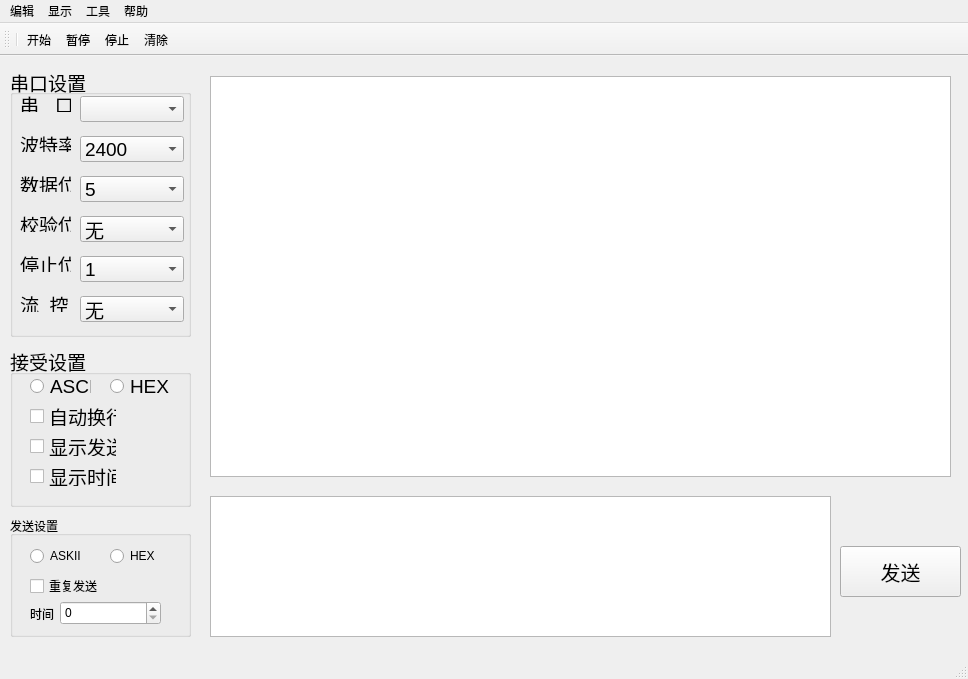
<?xml version="1.0" encoding="UTF-8"?>
<ui version="4.0">
 <class>MainWindow</class>
 <widget class="QMainWindow" name="MainWindow">
  <property name="geometry">
   <rect>
    <x>0</x>
    <y>0</y>
    <width>968</width>
    <height>679</height>
   </rect>
  </property>
  <property name="windowTitle">
   <string>串口通信</string>
  </property>
  <widget class="QWidget" name="centralwidget">
   <widget class="QGroupBox" name="groupBox">
    <property name="geometry">
     <rect>
      <x>10</x>
      <y>10</y>
      <width>181</width>
      <height>271</height>
     </rect>
    </property>
    <property name="font">
     <font>
      <pointsize>14</pointsize>
     </font>
    </property>
    <property name="title">
     <string>串口设置</string>
    </property>
    <property name="alignment">
     <set>Qt::AlignLeading|Qt::AlignLeft|Qt::AlignVCenter</set>
    </property>
    <widget class="QLabel" name="label">
     <property name="geometry">
      <rect>
       <x>10</x>
       <y>30</y>
       <width>51</width>
       <height>16</height>
      </rect>
     </property>
     <property name="text">
      <string>串   口</string>
     </property>
    </widget>
    <widget class="QComboBox" name="comboBox_ck">
     <property name="geometry">
      <rect>
       <x>70</x>
       <y>30</y>
       <width>104</width>
       <height>26</height>
      </rect>
     </property>
     <property name="accessibleName">
      <string/>
     </property>
     <property name="layoutDirection">
      <enum>Qt::LeftToRight</enum>
     </property>
     <property name="currentText">
      <string/>
     </property>
     <property name="sizeAdjustPolicy">
      <enum>QComboBox::AdjustToMinimumContentsLengthWithIcon</enum>
     </property>
    </widget>
    <widget class="QComboBox" name="comboBox_btl">
     <property name="geometry">
      <rect>
       <x>70</x>
       <y>70</y>
       <width>104</width>
       <height>26</height>
      </rect>
     </property>
     <item>
      <property name="text">
       <string>2400</string>
      </property>
     </item>
     <item>
      <property name="text">
       <string>4800</string>
      </property>
     </item>
     <item>
      <property name="text">
       <string>9600</string>
      </property>
     </item>
     <item>
      <property name="text">
       <string>19200</string>
      </property>
     </item>
     <item>
      <property name="text">
       <string>38400</string>
      </property>
     </item>
     <item>
      <property name="text">
       <string>57600</string>
      </property>
     </item>
     <item>
      <property name="text">
       <string>115200</string>
      </property>
     </item>
     <item>
      <property name="text">
       <string>256000</string>
      </property>
     </item>
     <item>
      <property name="text">
       <string>921600</string>
      </property>
     </item>
    </widget>
    <widget class="QLabel" name="label_2">
     <property name="geometry">
      <rect>
       <x>10</x>
       <y>70</y>
       <width>51</width>
       <height>16</height>
      </rect>
     </property>
     <property name="text">
      <string>波特率</string>
     </property>
    </widget>
    <widget class="QComboBox" name="comboBox_sjw">
     <property name="geometry">
      <rect>
       <x>70</x>
       <y>110</y>
       <width>104</width>
       <height>26</height>
      </rect>
     </property>
     <item>
      <property name="text">
       <string>5</string>
      </property>
     </item>
     <item>
      <property name="text">
       <string>6</string>
      </property>
     </item>
     <item>
      <property name="text">
       <string>7</string>
      </property>
     </item>
     <item>
      <property name="text">
       <string>8</string>
      </property>
     </item>
    </widget>
    <widget class="QLabel" name="label_3">
     <property name="geometry">
      <rect>
       <x>10</x>
       <y>110</y>
       <width>51</width>
       <height>16</height>
      </rect>
     </property>
     <property name="text">
      <string>数据位</string>
     </property>
    </widget>
    <widget class="QComboBox" name="comboBox_tzw">
     <property name="geometry">
      <rect>
       <x>70</x>
       <y>190</y>
       <width>104</width>
       <height>26</height>
      </rect>
     </property>
     <item>
      <property name="text">
       <string>1</string>
      </property>
     </item>
     <item>
      <property name="text">
       <string>1.5</string>
      </property>
     </item>
     <item>
      <property name="text">
       <string>2</string>
      </property>
     </item>
    </widget>
    <widget class="QLabel" name="label_4">
     <property name="geometry">
      <rect>
       <x>10</x>
       <y>190</y>
       <width>51</width>
       <height>16</height>
      </rect>
     </property>
     <property name="text">
      <string>停止位</string>
     </property>
    </widget>
    <widget class="QComboBox" name="comboBox_jyw">
     <property name="geometry">
      <rect>
       <x>70</x>
       <y>150</y>
       <width>104</width>
       <height>26</height>
      </rect>
     </property>
     <item>
      <property name="text">
       <string>无</string>
      </property>
     </item>
     <item>
      <property name="text">
       <string>奇校验</string>
      </property>
     </item>
     <item>
      <property name="text">
       <string>偶校验</string>
      </property>
     </item>
    </widget>
    <widget class="QLabel" name="label_5">
     <property name="geometry">
      <rect>
       <x>10</x>
       <y>150</y>
       <width>51</width>
       <height>16</height>
      </rect>
     </property>
     <property name="text">
      <string>校验位</string>
     </property>
    </widget>
    <widget class="QComboBox" name="comboBox_lk">
     <property name="geometry">
      <rect>
       <x>70</x>
       <y>230</y>
       <width>104</width>
       <height>26</height>
      </rect>
     </property>
     <item>
      <property name="text">
       <string>无</string>
      </property>
     </item>
     <item>
      <property name="text">
       <string>CTS/RTS</string>
      </property>
     </item>
     <item>
      <property name="text">
       <string>XON/XOFF</string>
      </property>
     </item>
    </widget>
    <widget class="QLabel" name="label_6">
     <property name="geometry">
      <rect>
       <x>10</x>
       <y>230</y>
       <width>51</width>
       <height>16</height>
      </rect>
     </property>
     <property name="text">
      <string>流  控</string>
     </property>
    </widget>
   </widget>
   <widget class="QGroupBox" name="groupBox_2">
    <property name="geometry">
     <rect>
      <x>10</x>
      <y>290</y>
      <width>181</width>
      <height>161</height>
     </rect>
    </property>
    <property name="font">
     <font>
      <pointsize>14</pointsize>
     </font>
    </property>
    <property name="title">
     <string>接受设置</string>
    </property>
    <widget class="QRadioButton" name="radioButton">
     <property name="geometry">
      <rect>
       <x>20</x>
       <y>30</y>
       <width>61</width>
       <height>20</height>
      </rect>
     </property>
     <property name="text">
      <string>ASCII</string>
     </property>
    </widget>
    <widget class="QRadioButton" name="radioButton_2">
     <property name="geometry">
      <rect>
       <x>100</x>
       <y>30</y>
       <width>71</width>
       <height>20</height>
      </rect>
     </property>
     <property name="text">
      <string>HEX</string>
     </property>
    </widget>
    <widget class="QCheckBox" name="checkBox">
     <property name="geometry">
      <rect>
       <x>20</x>
       <y>60</y>
       <width>87</width>
       <height>20</height>
      </rect>
     </property>
     <property name="text">
      <string>自动换行</string>
     </property>
    </widget>
    <widget class="QCheckBox" name="checkBox_2">
     <property name="geometry">
      <rect>
       <x>20</x>
       <y>90</y>
       <width>87</width>
       <height>20</height>
      </rect>
     </property>
     <property name="text">
      <string>显示发送</string>
     </property>
    </widget>
    <widget class="QCheckBox" name="checkBox_3">
     <property name="geometry">
      <rect>
       <x>20</x>
       <y>120</y>
       <width>87</width>
       <height>20</height>
      </rect>
     </property>
     <property name="text">
      <string>显示时间</string>
     </property>
    </widget>
   </widget>
   <widget class="QGroupBox" name="groupBox_3">
    <property name="geometry">
     <rect>
      <x>10</x>
      <y>460</y>
      <width>181</width>
      <height>121</height>
     </rect>
    </property>
    <property name="title">
     <string>发送设置</string>
    </property>
    <widget class="QRadioButton" name="radioButton_3">
     <property name="geometry">
      <rect>
       <x>20</x>
       <y>30</y>
       <width>61</width>
       <height>20</height>
      </rect>
     </property>
     <property name="text">
      <string>ASKII</string>
     </property>
    </widget>
    <widget class="QRadioButton" name="radioButton_4">
     <property name="geometry">
      <rect>
       <x>100</x>
       <y>30</y>
       <width>61</width>
       <height>20</height>
      </rect>
     </property>
     <property name="text">
      <string>HEX</string>
     </property>
    </widget>
    <widget class="QCheckBox" name="checkBox_4">
     <property name="geometry">
      <rect>
       <x>20</x>
       <y>60</y>
       <width>87</width>
       <height>20</height>
      </rect>
     </property>
     <property name="text">
      <string>重复发送</string>
     </property>
    </widget>
    <widget class="QLabel" name="label_7">
     <property name="geometry">
      <rect>
       <x>20</x>
       <y>90</y>
       <width>41</width>
       <height>16</height>
      </rect>
     </property>
     <property name="text">
      <string>时间</string>
     </property>
    </widget>
    <widget class="QSpinBox" name="spinBox">
     <property name="geometry">
      <rect>
       <x>50</x>
       <y>85</y>
       <width>101</width>
       <height>24</height>
      </rect>
     </property>
    </widget>
   </widget>
   <widget class="QTextBrowser" name="textBrowser">
    <property name="geometry">
     <rect>
      <x>210</x>
      <y>20</y>
      <width>741</width>
      <height>401</height>
     </rect>
    </property>
   </widget>
   <widget class="QPushButton" name="pushButton">
    <property name="geometry">
     <rect>
      <x>840</x>
      <y>490</y>
      <width>121</width>
      <height>51</height>
     </rect>
    </property>
    <property name="font">
     <font>
      <pointsize>15</pointsize>
     </font>
    </property>
    <property name="text">
     <string>发送</string>
    </property>
   </widget>
   <widget class="QTextEdit" name="textEdit">
    <property name="geometry">
     <rect>
      <x>210</x>
      <y>440</y>
      <width>621</width>
      <height>141</height>
     </rect>
    </property>
    <property name="styleSheet">
     <string notr="true">border-color: rgb(0, 255, 248);</string>
    </property>
   </widget>
  </widget>
  <widget class="QMenuBar" name="menubar">
   <property name="geometry">
    <rect>
     <x>0</x>
     <y>0</y>
     <width>968</width>
     <height>24</height>
    </rect>
   </property>
   <widget class="QMenu" name="menu">
    <property name="title">
     <string>编辑</string>
    </property>
    <addaction name="action_start"/>
    <addaction name="action_puase"/>
    <addaction name="action_stop"/>
    <addaction name="action_clear"/>
   </widget>
   <widget class="QMenu" name="menu_2">
    <property name="title">
     <string>显示</string>
    </property>
   </widget>
   <widget class="QMenu" name="menu_3">
    <property name="title">
     <string>工具</string>
    </property>
   </widget>
   <widget class="QMenu" name="menu_4">
    <property name="title">
     <string>帮助</string>
    </property>
   </widget>
   <addaction name="menu"/>
   <addaction name="menu_2"/>
   <addaction name="menu_3"/>
   <addaction name="menu_4"/>
  </widget>
  <widget class="QStatusBar" name="statusbar"/>
  <widget class="QToolBar" name="toolBar">
   <property name="windowTitle">
    <string>toolBar</string>
   </property>
   <attribute name="toolBarArea">
    <enum>TopToolBarArea</enum>
   </attribute>
   <attribute name="toolBarBreak">
    <bool>false</bool>
   </attribute>
   <addaction name="separator"/>
   <addaction name="action_start"/>
   <addaction name="action_puase"/>
   <addaction name="action_stop"/>
   <addaction name="action_clear"/>
  </widget>
  <action name="action_start">
   <property name="icon">
    <iconset>
     <normaloff>../images/开始.png</normaloff>../images/开始.png</iconset>
   </property>
   <property name="text">
    <string>开始</string>
   </property>
  </action>
  <action name="action_puase">
   <property name="icon">
    <iconset>
     <normaloff>../images/暂停.png</normaloff>../images/暂停.png</iconset>
   </property>
   <property name="text">
    <string>暂停</string>
   </property>
  </action>
  <action name="action_stop">
   <property name="icon">
    <iconset>
     <normaloff>../images/停止.png</normaloff>../images/停止.png</iconset>
   </property>
   <property name="text">
    <string>停止</string>
   </property>
  </action>
  <action name="action_clear">
   <property name="icon">
    <iconset>
     <normaloff>../images/清除.png</normaloff>../images/清除.png</iconset>
   </property>
   <property name="text">
    <string>清除</string>
   </property>
  </action>
 </widget>
 <resources/>
 <connections/>
</ui>
